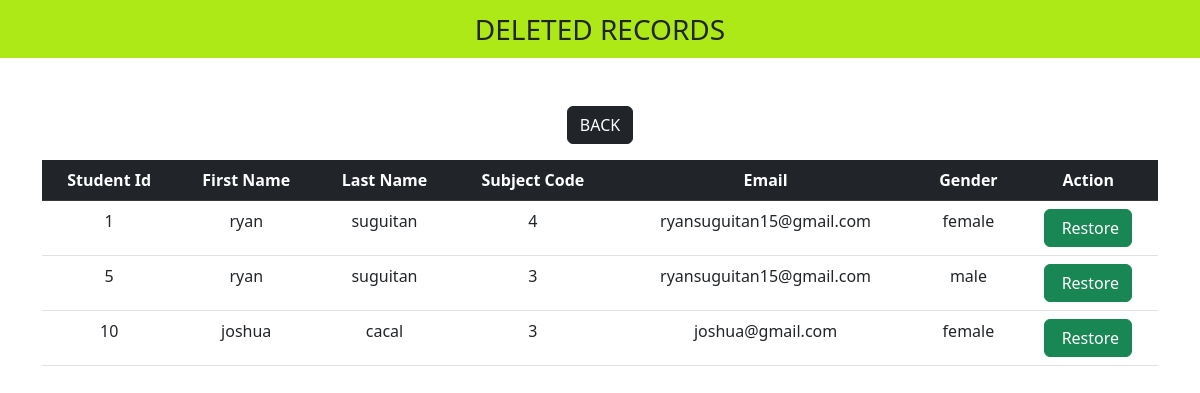
/retrieve.php, run on the app's committed database.
### tables this page shows
CREATE TABLE `deleted_records` (
  `student_id` int(11) NOT NULL,
  `first_name` varchar(255) DEFAULT NULL,
  `last_name` varchar(255) DEFAULT NULL,
  `id` int(11) DEFAULT NULL,
  `email` varchar(255) DEFAULT NULL,
  `gender` varchar(255) DEFAULT NULL
);

### retrieve.php (the view, shortened to what this page needs)
<?php
include 'db_conn.php';
function retrieveData($db_conn)
{
    $sql = "SELECT * FROM deleted_records";
    $result = mysqli_query($db_conn, $sql);
    $data = array();
    while ($row = mysqli_fetch_assoc($result)) {
        $data[] = $row;
    }
    return $data;
}
$retrievedData = retrieveData($db_conn);
?>
<!DOCTYPE html>
<html lang="en">
<head>
    <link href="https://cdn.jsdelivr.net/npm/bootstrap@5.2.3/dist/css/bootstrap.min.css" rel="stylesheet">
    <link rel="stylesheet" href="https://cdnjs.cloudflare.com/ajax/libs/font-awesome/6.4.0/css/all.min.css" />
</head>
<body>
    <nav class="navbar navbar-light justify-content-center fs-3 mb-5" style="background-color: #ACE916;">
        DELETED RECORDS
    </nav>
    <div class="container text-center">
         <a href="index.php" class="btn btn-dark mb-3">BACK</a>
        <table class="table table-hover text-center">
            <thead class="table-dark">
                <tr>
                    <th scope="col">Student Id</th>
                    <th scope="col">First Name</th>
                    <th scope="col">Last Name</th>
                    <th scope="col">Subject Code</th>
                    <th scope="col">Email</th>
                    <th scope="col">Gender</th>
                    <th scope="col">Action</th>
                </tr>
            </thead>
            <tbody>
                <?php
                foreach ($retrievedData as $row) {
                    echo "<tr>";
                    echo "<td>" . $row["student_id"] . "</td>";
                    echo "<td>" . $row["first_name"] . "</td>";
                    echo "<td>" . $row["last_name"] . "</td>";
                    echo "<td>" . $row["id"] . "</td>";
                    echo "<td>" . $row["email"] . "</td>";
                    echo "<td>" . $row["gender"] . "</td>";
                    echo "<td>";
                    echo "<form method='post' action='retrive-admin.php' style='display: inline;'>";
                    echo "<button type='submit' name='restorebtn' class='btn btn-success'>";
                    echo "<i class='fa-solid fa-arrow-counterclockwise fs-5'></i> Restore";
                    echo "</button>";
                    echo "</form>";
                    echo "</td>";
                    echo "</tr>";
                }
                ?>
            </tbody>
        </table>
    </div>
</body>
</html>

### data on the page
deleted_records: student_id "1", first_name "ryan", last_name "suguitan", id "4", email "ryansuguitan15@gmail.com", gender "female"
deleted_records: student_id "5", first_name "ryan", last_name "suguitan", id "3", email "ryansuguitan15@gmail.com", gender "male"
deleted_records: student_id "10", first_name "joshua", last_name "cacal", id "3", email "joshua@gmail.com", gender "female"
